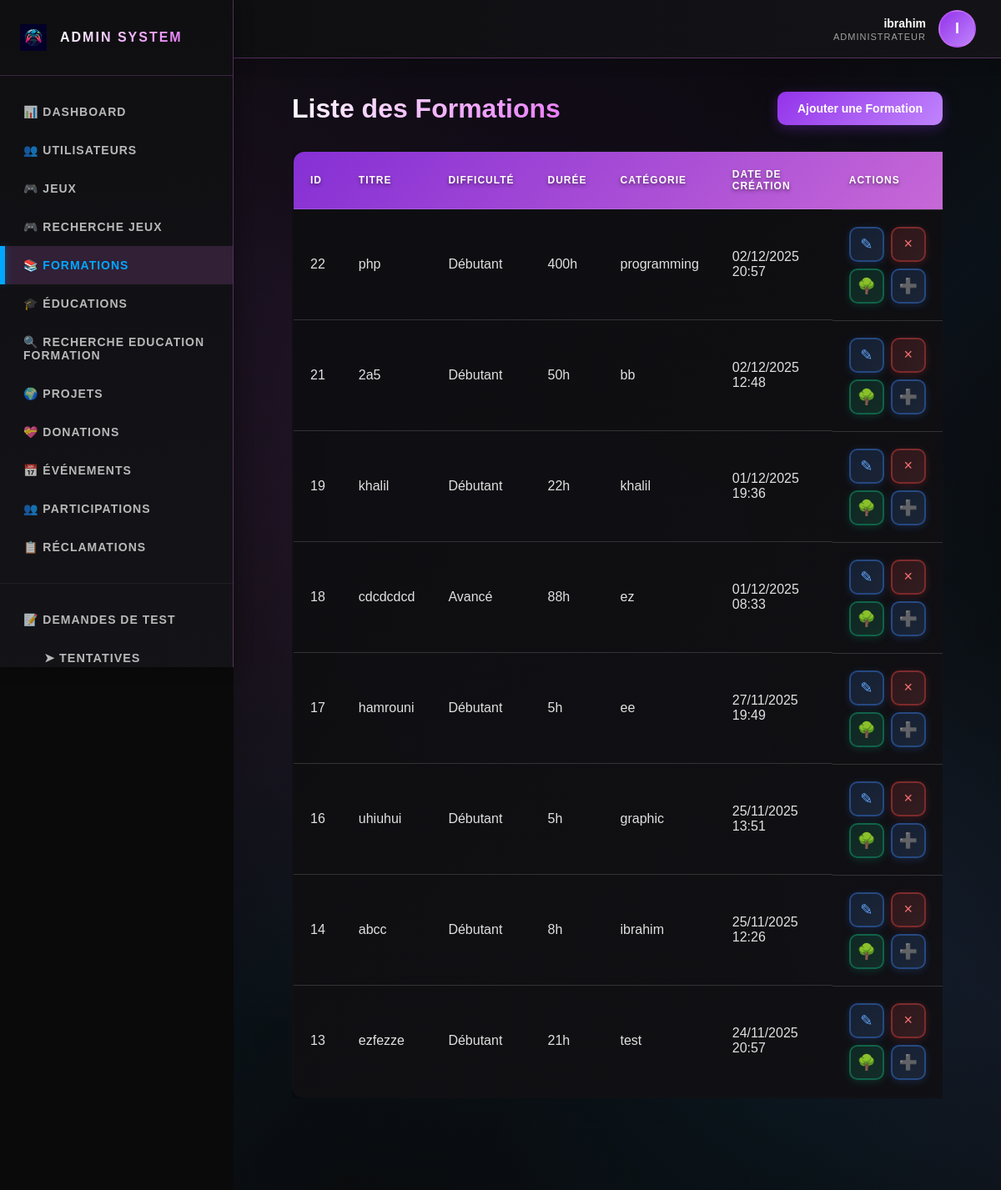
Screenshot of /?controller=formation&action=adminList (signed in) with the database file from the repository.
### tables this page shows
CREATE TABLE `users` (
  `id` int(11) NOT NULL,
  `username` varchar(50) NOT NULL,
  `email` varchar(100) NOT NULL,
  `password` varchar(255) NOT NULL,
  `verification_code` varchar(6) DEFAULT NULL,
  `email_verified` tinyint(1) DEFAULT 0,
  `role` enum('player','moderator','admin') DEFAULT 'player',
  `status` enum('active','inactive','banned') DEFAULT 'active',
  `created_at` timestamp NOT NULL DEFAULT current_timestamp(),
  `updated_at` timestamp NOT NULL DEFAULT current_timestamp() ON UPDATE current_timestamp(),
  `face_descriptor` text DEFAULT NULL COMMENT 'Descripteur facial encodé en JSON',
  `face_registered_at` timestamp NULL DEFAULT NULL COMMENT 'Date d''enregistrement du visage',
  `face_enabled` tinyint(1) DEFAULT 0 COMMENT 'Activer/désactiver la connexion par visage',
  `reset_code` varchar(64) DEFAULT NULL,
  `reset_code_expires` datetime DEFAULT NULL,
  `avatar` varchar(255) DEFAULT NULL,
  `medal` enum('none','bronze','silver','gold') DEFAULT 'none',
  `medal_notification_seen` tinyint(1) DEFAULT 1,
  `banned_until` datetime DEFAULT NULL
);

CREATE TABLE `formations` (
  `id` int(11) NOT NULL,
  `title` varchar(255) NOT NULL,
  `description` text NOT NULL,
  `competences` text DEFAULT NULL,
  `difficulte` enum('Débutant','Intermédiaire','Avancé') DEFAULT 'Débutant',
  `duree` int(11) DEFAULT 0,
  `categorie` varchar(255) DEFAULT NULL,
  `lien_ressources` varchar(500) DEFAULT NULL,
  `impact_social` text DEFAULT NULL,
  `created_at` timestamp NOT NULL DEFAULT current_timestamp(),
  `updated_at` timestamp NOT NULL DEFAULT current_timestamp() ON UPDATE current_timestamp(),
  `category_id` int(11) DEFAULT NULL
);

### controllers/FormationController.php (called while the page is built, shortened)
<?php
require_once "models/Formation.php";
require_once "config/database.php";
class FormationController {
    public function adminList() {
        $formation = new Formation();
        $results = $formation->getAll();
        include "views/admin/formations_list.php";
    }
}
?>

### models/User.php (called while the page is built, shortened)
<?php
class User {
    private $conn;
    private $table_name = "users";
    public $id;
    public function __construct($db) {
        $this->conn = $db;
    }
    public function readOne() {
        $query = "SELECT * FROM " . $this->table_name . " WHERE id = ? LIMIT 0,1";
        $stmt = $this->conn->prepare($query);
        $stmt->bindParam(1, $this->id);
        $stmt->execute();
        $row = $stmt->fetch(PDO::FETCH_ASSOC);
        if($row) {
            $this->id = $row['id'];
            $this->username = $row['username'];
            return true;
        }
        return false;
    }
}
?>

### models/Formation.php (called while the page is built, shortened)
<?php
require_once "config/database.php";
class Formation {
    private $conn;
    private $table_name = "formations";
    public function __construct() {
        $database = new Database();
        $this->conn = $database->getConnection();
    }
    public function getAll() {
        $query = "SELECT * FROM " . $this->table_name . " ORDER BY created_at DESC";
        $stmt = $this->conn->prepare($query);
        $stmt->execute();
        return $stmt;
    }
}
?>

### config/database.php (called while the page is built, shortened)
<?php
class Database {
    private $host = "localhost";
    private $db_name = "game_masters";
    private $username = "root";
    private $password = "";
    public function getConnection() {
        $this->conn = null;
        try {
            $this->conn = new PDO(
                "mysql:host=" . $this->host . ";dbname=" . $this->db_name . ";charset=utf8mb4",
                $this->username,
                $this->password
            );
            $this->conn->setAttribute(PDO::ATTR_ERRMODE, PDO::ERRMODE_EXCEPTION);
            $this->conn->setAttribute(PDO::ATTR_DEFAULT_FETCH_MODE, PDO::FETCH_ASSOC);
        } catch(PDOException $exception) {
            $error_message = "Erreur de connexion à la base de données: " . $exception->getMessage();
            error_log($error_message);
            throw new Exception($error_message);
        }
        return $this->conn;
    }
}
?>

### views/admin/formations_list.php (the view, shortened to what this page needs)
<?php
$currentPage = 'formations';
include "views/admin/includes/header.php";
?>
<section class="admin-content">
    <div class="admin-bg"></div>
    <div class="admin-particles" id="adminParticles"></div>
    <div class="admin-container">
        <div class="admin-header-section">
            <h2>Liste des Formations</h2>
            <a href="?controller=formation&action=add" class="btn btn-primary">Ajouter une Formation</a>
        </div>
        <?php if ($results->rowCount() > 0) { ?>
            <div class="admin-table-container">
                <table class="admin-table">
                    <thead>
                        <tr>
                            <th>ID</th>
                            <th>Titre</th>
                            <th>Difficulté</th>
                            <th>Durée</th>
                            <th>Catégorie</th>
                            <th>Date de création</th>
                            <th>Actions</th>
                        </tr>
                    </thead>
                    <tbody>
                        <?php while($row = $results->fetch(PDO::FETCH_ASSOC)) { ?>
                            <tr>
                                <td><?php echo $row['id']; ?></td>
                                <td><?php echo htmlspecialchars($row['title']); ?></td>
                                <td><?php echo htmlspecialchars($row['difficulte'] ?? 'N/A'); ?></td>
                                <td><?php echo htmlspecialchars($row['duree'] ?? 0); ?>h</td>
                                <td><?php echo htmlspecialchars($row['categorie'] ?? 'N/A'); ?></td>
                                <td><?php echo date('d/m/Y H:i', strtotime($row['created_at'])); ?></td>
                                <td class="actions-cell">
                                    <div style="display: flex; gap: 10px; align-items: center; flex-wrap: wrap;">
                                        <a href="?controller=formation&action=edit&id=<?php echo $row['id']; ?>" class="btn-formation-edit" title="Modifier">
                                            <span style="font-size: 18px;">✎</span>
                                        </a>
                                        <a href="?controller=formation&action=delete&id=<?php echo $row['id']; ?>"
                                           class="btn-formation-delete"
                                           onclick="return confirm('Êtes-vous sûr de vouloir supprimer cette formation ?');"
                                           title="Supprimer">
                                            <span style="font-size: 18px;">×</span>
                                        </a>
                                        <a href="?controller=formation&action=manageTree&id=<?php echo $row['id']; ?>" class="btn-formation-manage" title="Gérer Arbre">
                                            🌳
                                        </a>
                                        <a href="?controller=education&action=add&formation_id=<?php echo $row['id']; ?>" class="btn-formation-add-edu" title="Ajouter Éducation">
                                            ➕
                                        </a>
                                    </div>
                                </td>
                            </tr>
                        <?php } ?>
                    </tbody>
                </table>
            </div>
        <?php } else { ?>
            <p class="no-items">Aucune formation disponible. <a href="?controller=formation&action=add">Ajoutez-en une</a>.</p>
        <?php } ?>
    </div>
</section>
<?php include "views/admin/includes/footer.php"; ?>

### views/admin/includes/header.php (shortened to what this page needs)
<!DOCTYPE html>
<html lang="fr">
<head>
    <link rel="stylesheet" href="https://cdnjs.cloudflare.com/ajax/libs/font-awesome/6.4.0/css/all.min.css">
    <link rel="stylesheet" href="public/css/templatemo-prism-flux.css">
</head>
<body>
    <?php
    $adminUsername = $_SESSION['username'] ?? 'Admin';
    $adminUserId = $_SESSION['user_id'] ?? null;
    $adminInitial = strtoupper(substr($adminUsername, 0, 1));
    $adminName = $adminUsername;
    if ($adminUserId) {
        try {
            if (!isset($db)) {
                require_once "config/database.php";
                $database = new Database();
                $db = $database->getConnection();
            }
            require_once "models/User.php";
            $userModel = new User($db);
            $userModel->id = $adminUserId;
            if ($userModel->readOne()) {
                $adminName = $userModel->username ?? $adminUsername;
                $adminInitial = strtoupper(substr($adminName, 0, 1));
            }
        } catch (Exception $e) {
            error_log("Error fetching admin info: " . $e->getMessage());
        }
    }
    ?>
    <div class="admin-wrapper">
        <aside class="admin-sidebar">
            <div class="sidebar-header">
                <div class="sidebar-logo">
                    <img src="public/images/logo.png" alt="Logo" onerror="this.style.display='none'; this.parentElement.innerHTML='<div style=\'width: 40px; height: 40px; border-radius: 8px; background: linear-gradient(135deg, #9333ea, #c084fc); display: flex; align-items: center; justify-content: center; font-weight: 900; font-size: 20px; color: white;\'>M</div>';">
                </div>
                <div class="sidebar-title">Admin System</div>
            </div>
            <nav class="sidebar-nav">
                <a href="?action=admin_dashboard" class="sidebar-nav-item <?php echo (isset($currentPage) && $currentPage == 'admin') ? 'active' : ''; ?>">
                    📊 Dashboard
                </a>
                <a href="?action=admin_users" class="sidebar-nav-item <?php echo (isset($currentPage) && $currentPage == 'users') ? 'active' : ''; ?>">
                    👥 Utilisateurs
                </a>
                <a href="?action=admin_games" class="sidebar-nav-item <?php echo (isset($currentPage) && $currentPage == 'games') ? 'active' : ''; ?>">
                    🎮 Jeux
                </a>
                <a href="?action=admin_search_games" class="sidebar-nav-item <?php echo (isset($currentPage) && $currentPage == 'admin_search_games') ? 'active' : ''; ?>">
                    🎮 Recherche Jeux
                </a>
                <a href="?controller=formation&action=adminList" class="sidebar-nav-item <?php echo (isset($currentPage) && $currentPage == 'formations') ? 'active' : ''; ?>">
                    📚 Formations
                </a>
                <a href="?controller=education&action=adminList" class="sidebar-nav-item <?php echo (isset($currentPage) && $currentPage == 'educations') ? 'active' : ''; ?>">
                    🎓 Éducations
                </a>
                <a href="?controller=category&action=adminSearch" class="sidebar-nav-item <?php echo (isset($currentPage) && $currentPage == 'search') ? 'active' : ''; ?>">
                    🔍 Recherche Education Formation
                </a>
                <a href="?action=admin_projects" class="sidebar-nav-item <?php echo (isset($currentPage) && $currentPage == 'admin_projects') ? 'active' : ''; ?>">
                    🌍 Projets
                </a>
                <a href="?action=admin_donations" class="sidebar-nav-item <?php echo (isset($currentPage) && ($currentPage == 'admin_donations' || $currentPage == 'donations')) ? 'active' : ''; ?>">
                    💝 Donations
                </a>
                <a href="?action=admin_events" class="sidebar-nav-item <?php echo (isset($currentPage) && $currentPage == 'admin_events') ? 'active' : ''; ?>">
                    📅 Événements
                </a>
                <a href="?action=admin_participations" class="sidebar-nav-item <?php echo (isset($currentPage) && $currentPage == 'admin_participations') ? 'active' : ''; ?>">
                    👥 Participations
                </a>
                <a href="?action=admin_reclamations" class="sidebar-nav-item <?php echo (isset($currentPage) && $currentPage == 'admin_reclamations') ? 'active' : ''; ?>">
                    📋 Réclamations
                </a>
                <div style="margin: 20px 0; border-top: 1px solid rgba(255,255,255,0.05);"></div>
                <a href="?controller=adminTest&action=listRequests" class="sidebar-nav-item <?php echo (isset($currentPage) && in_array($currentPage, ['test_requests', 'test_attempts', 'test_questions'])) ? 'active' : ''; ?>">
                    📝 Demandes de Test
                </a>
                <a href="?controller=adminTest&action=listAttempts" class="sidebar-nav-item <?php echo (isset($currentPage) && $currentPage == 'test_attempts') ? 'active' : ''; ?>" style="padding-left: 50px; font-size: 0.9em;">
                    ➤ Tentatives
                </a>
            </nav>
        </aside>
        <header class="admin-top-header">
            <div class="admin-profile-section" onclick="showAdminProfileModal()" style="cursor: pointer; transition: all 0.3s ease;" onmouseover="this.style.opacity='0.8';" onmouseout="this.style.opacity='1';">
                <div class="admin-profile-info">
                    <div class="admin-profile-name"><?php echo htmlspecialchars($adminName); ?></div>
                    <div class="admin-profile-role">Administrateur</div>
            </div>
                <div class="admin-profile-avatar">
                    <?php echo htmlspecialchars($adminInitial); ?>
                </div>
            </div>
    </header>

### rows the page displays
users: username "ibrahim", username "I"
formations: id "22", title "php", difficulte "Débutant", duree "400", categorie "programming", created_at "02/12/2025 20:57"
formations: id "21", title "2a5", difficulte "Débutant", duree "50", categorie "bb", created_at "02/12/2025 12:48"
formations: id "19", title "khalil", difficulte "Débutant", duree "22", categorie "khalil", created_at "01/12/2025 19:36"
formations: id "18", title "cdcdcdcd", difficulte "Avancé", duree "88", categorie "ez", created_at "01/12/2025 08:33"
formations: id "17", title "hamrouni", difficulte "Débutant", duree "5", categorie "ee", created_at "27/11/2025 19:49"
formations: id "16", title "uhiuhui", difficulte "Débutant", duree "5", categorie "graphic", created_at "25/11/2025 13:51"
formations: id "14", title "abcc", difficulte "Débutant", duree "8", categorie "ibrahim", created_at "25/11/2025 12:26"
formations: id "13", title "ezfezze", difficulte "Débutant", duree "21", categorie "test", created_at "24/11/2025 20:57"
